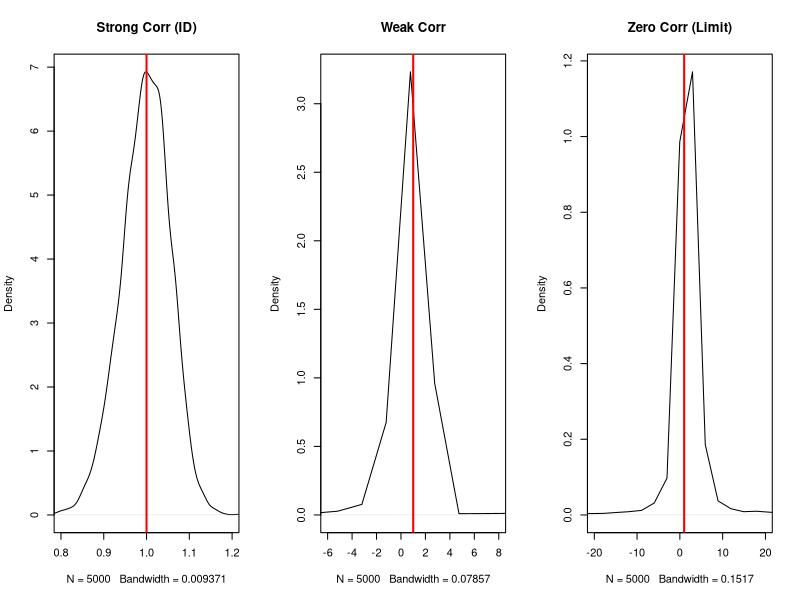

R code for this plot:
# This simulation shows the effect of weak correlation between the instrument
# and the contaminated regressor on the distribution of the 2SLS estimator.
# When you run it, you see that a good instrument is centered on the true
# value, and the variance is small.
# With a weak correlation between the instrument and the contaminated regressor,
# the variance of the estimate gets large, because there's a lot of noise.
# With an instrument that is basically irrelevant (very low correlation
# between the contaminated regressor and the instrument), there is bias and
# a very large variance. You don't learn much from the coefficient of a
# 2SLS regression with a weak instrument.
set.seed(42)
n <- 500
reps <- 5000

# Function to run a simulation with a specific instrument strength
sim_iv <- function(rho) {
  slopes <- replicate(reps, {
    # The regressor (x) is correlated with the erorr term
    # The instrument (z) is correlated with x but not the error term
    e <- rnorm(n)
    u <- 0.8 * e + rnorm(n, sd = sqrt(1 - 0.8^2))
    z <- rnorm(n)
    
    # Generate x so it's correlated with z and u
    x <- rho * z + e 
    y <- 1 * x + u
    
    # Perform 2SLS manually
    x_hat <- fitted(lm(x ~ z))
    coef(lm(y ~ x_hat))[2]
  })
  return(slopes)
}

# Run for different levels of "Strength"
strong <- sim_iv(0.8)   # Strong Instrument
weak   <- sim_iv(0.1)   # Weak Instrument
none   <- sim_iv(0.001) # Effectively No Correlation (The Limit)

# Plot the distribution of estimates
# When the correlation of x and z is strong (0.8), you see that the 2SLS
# estimate is generally close to the correct value (1)
# When the correlation is lower (0.1), the bias is minimal (the peak of the
# distribution is about equal to 1) but the variance is much higher.
# When the correlation is approximately zero, you have a weak instrument problem
# or even an irrelevant instrument problem and the variance is high and
# the peak of the distribution is nowhere close to the true value of 1.
layout(matrix(1:3, nrow = 1))
plot(density(strong), main = "Strong Corr (ID)", col = "black", xlim = c(0.8, 1.2))
abline(v = 1, col = "red", lwd = 2)

plot(density(weak), main = "Weak Corr", col = "black", xlim = c(-6, 8))
abline(v = 1, col = "red", lwd = 2)

plot(density(none), main = "Zero Corr (Limit)", col = "black", xlim = c(-20, 20))
abline(v = 1, col = "red", lwd = 2)
layout(1)
